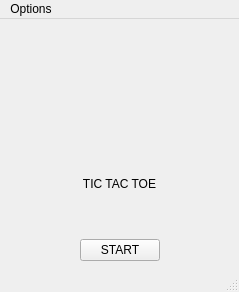
<?xml version="1.0" encoding="UTF-8"?>
<ui version="4.0">
 <class>MainWindow</class>
 <widget class="QMainWindow" name="MainWindow">
  <property name="geometry">
   <rect>
    <x>0</x>
    <y>0</y>
    <width>239</width>
    <height>292</height>
   </rect>
  </property>
  <property name="windowTitle">
   <string>TIC TAC TOE</string>
  </property>
  <property name="styleSheet">
   <string notr="true">QMainWindow {
   border-image: url(:/res/img/bg) 0 0 0 0 stretch stretch;
    border: none;
}

</string>
  </property>
  <widget class="QWidget" name="centralwidget">
   <layout class="QHBoxLayout" name="horizontalLayout_2">
    <item>
     <layout class="QVBoxLayout" name="verticalLayout">
      <item>
       <widget class="QLabel" name="label_2">
        <property name="sizePolicy">
         <sizepolicy hsizetype="Preferred" vsizetype="Preferred">
          <horstretch>0</horstretch>
          <verstretch>0</verstretch>
         </sizepolicy>
        </property>
        <property name="minimumSize">
         <size>
          <width>0</width>
          <height>0</height>
         </size>
        </property>
        <property name="text">
         <string/>
        </property>
        <property name="pixmap">
         <pixmap resource="Resource.qrc">:/res/img/game_border.png</pixmap>
        </property>
        <property name="scaledContents">
         <bool>true</bool>
        </property>
        <property name="alignment">
         <set>Qt::AlignCenter</set>
        </property>
        <property name="wordWrap">
         <bool>false</bool>
        </property>
        <property name="margin">
         <number>0</number>
        </property>
       </widget>
      </item>
      <item>
       <widget class="QLabel" name="label">
        <property name="sizePolicy">
         <sizepolicy hsizetype="Minimum" vsizetype="Minimum">
          <horstretch>0</horstretch>
          <verstretch>0</verstretch>
         </sizepolicy>
        </property>
        <property name="text">
         <string>TIC TAC TOE</string>
        </property>
        <property name="alignment">
         <set>Qt::AlignCenter</set>
        </property>
       </widget>
      </item>
      <item>
       <layout class="QHBoxLayout" name="_2">
        <property name="sizeConstraint">
         <enum>QLayout::SetMinimumSize</enum>
        </property>
        <item>
         <spacer name="horizontalSpacer">
          <property name="orientation">
           <enum>Qt::Horizontal</enum>
          </property>
          <property name="sizeHint" stdset="0">
           <size>
            <width>40</width>
            <height>20</height>
           </size>
          </property>
         </spacer>
        </item>
        <item>
         <widget class="QPushButton" name="startBtn">
          <property name="text">
           <string>START</string>
          </property>
         </widget>
        </item>
        <item>
         <spacer name="horizontalSpacer_2">
          <property name="orientation">
           <enum>Qt::Horizontal</enum>
          </property>
          <property name="sizeHint" stdset="0">
           <size>
            <width>40</width>
            <height>20</height>
           </size>
          </property>
         </spacer>
        </item>
       </layout>
      </item>
     </layout>
    </item>
   </layout>
  </widget>
  <widget class="QMenuBar" name="menubar">
   <property name="geometry">
    <rect>
     <x>0</x>
     <y>0</y>
     <width>239</width>
     <height>22</height>
    </rect>
   </property>
   <widget class="QMenu" name="menuOptions">
    <property name="title">
     <string>Options</string>
    </property>
    <addaction name="actionClose"/>
   </widget>
   <addaction name="menuOptions"/>
  </widget>
  <widget class="QStatusBar" name="statusbar"/>
  <action name="actionClose">
   <property name="text">
    <string>Close</string>
   </property>
  </action>
 </widget>
 <resources>
  <include location="Resource.qrc"/>
 </resources>
 <connections/>
</ui>
